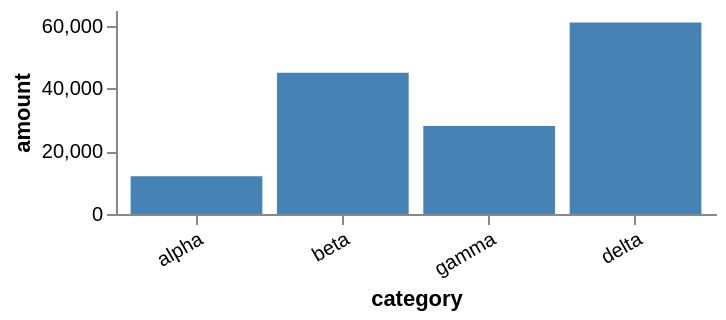

Write the Vega-Lite specification saved for this chart.
### Vega specification from a JSON file in a GitHub repository (floating-point values rounded to 4 significant figures)
{"$schema": "https://vega.github.io/schema/vega/v6.json", "description": "autosize fit-y: the plotting area shrinks so the drawing comes out the declared size.", "width": 300, "height": 150, "padding": 5, "autosize": {"type": "fit-y"}, "data": [{"name": "t", "values": [{"c": "alpha", "v": 12000}, {"c": "beta", "v": 45000}, {"c": "gamma", "v": 28000}, {"c": "delta", "v": 61000}]}], "scales": [{"name": "x", "type": "band", "domain": {"data": "t", "field": "c"}, "range": "width", "padding": 0.1}, {"name": "y", "type": "linear", "domain": {"data": "t", "field": "v"}, "range": "height", "nice": true}], "axes": [{"orient": "left", "scale": "y", "title": "amount", "tickCount": 4}, {"orient": "bottom", "scale": "x", "title": "category", "labelAngle": -30, "labelAlign": "right"}], "marks": [{"type": "rect", "from": {"data": "t"}, "encode": {"enter": {"x": {"scale": "x", "field": "c"}, "width": {"scale": "x", "band": 1}, "y": {"scale": "y", "field": "v"}, "y2": {"scale": "y", "value": 0}, "fill": {"value": "steelblue"}}}}]}
